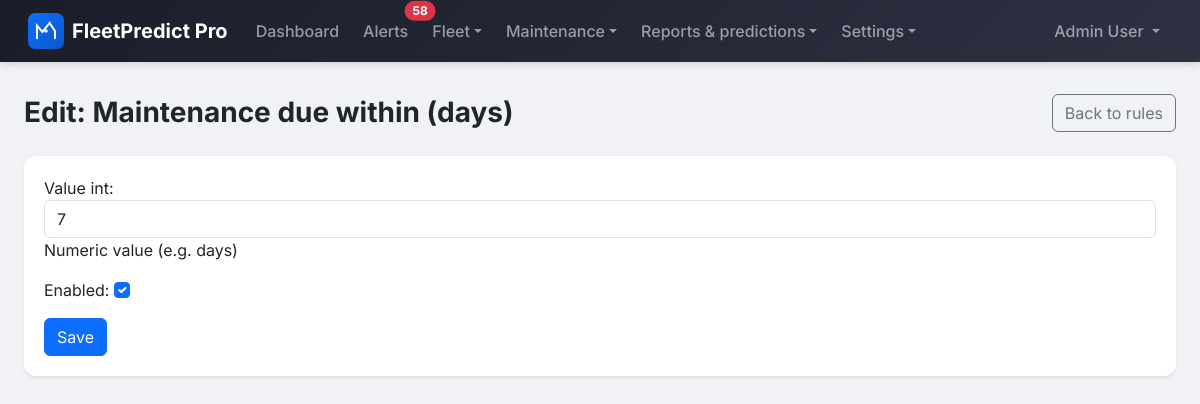
Page /alert-rules/1/edit/ (signed in) on the committed database.
### apps/users/models.py (models this page shows, shortened)
class User(AbstractBaseUser, PermissionsMixin):
    class Role(models.TextChoices):
        ADMINISTRATOR = 'administrator', 'Administrator'
        FLEET_MANAGER = 'fleet_manager', 'Fleet Manager'
        MECHANIC = 'mechanic', 'Mechanic'
        DRIVER = 'driver', 'Driver'
    email = models.EmailField(unique=True)
    first_name = models.CharField(max_length=150)
    last_name = models.CharField(max_length=150)
    role = models.CharField(
        max_length=20,
        choices=Role.choices,
        default=Role.DRIVER
    )
    is_active = models.BooleanField(default=True)
    is_staff = models.BooleanField(default=False)
    date_joined = models.DateTimeField(default=timezone.now)
    last_login = models.DateTimeField(null=True, blank=True)
    objects = UserManager()
    USERNAME_FIELD = 'email'
    REQUIRED_FIELDS = ['first_name', 'last_name']
    class Meta:
        verbose_name = 'User'
        verbose_name_plural = 'Users'
        ordering = ['-date_joined']
    def get_full_name(self):
        return f'{self.first_name} {self.last_name}'.strip()
    @property
    def is_driver(self):
        return self.role == self.Role.DRIVER
    def can_manage_vehicles(self):
        return self.role in [self.Role.ADMINISTRATOR, self.Role.FLEET_MANAGER]
    def can_manage_maintenance(self):
        return self.role in [
            self.Role.ADMINISTRATOR,
            self.Role.FLEET_MANAGER,
            self.Role.MECHANIC
        ]
    def can_view_reports(self):
        return self.role in [self.Role.ADMINISTRATOR, self.Role.FLEET_MANAGER]
    def can_manage_platform(self):
        return self.role == self.Role.ADMINISTRATOR

### apps/dashboard/models.py (models this page shows, shortened)
class AlertRule(models.Model):
    RULE_TYPES = [
        ('maintenance_due_days', 'Maintenance due within (days)'),
        ('maintenance_overdue', 'Maintenance overdue alert'),
    ]
    name = models.CharField(max_length=64, unique=True, choices=RULE_TYPES)
    value_int = models.IntegerField(
        default=7,
        help_text='Numeric value (e.g. days)',
        null=True,
        blank=True,
    )
    enabled = models.BooleanField(default=True)
    created_at = models.DateTimeField(auto_now_add=True)
    updated_at = models.DateTimeField(auto_now=True)
    class Meta:
        verbose_name = 'Alert Rule'
        verbose_name_plural = 'Alert Rules'
        ordering = ['name']

### apps/dashboard/views.py (the view, shortened to what this page needs)
# urls.py: path('alert-rules/<int:pk>/edit/', AlertRuleUpdateView.as_view(), name='alertrule_edit'),
class AlertRuleUpdateView(LoginRequiredMixin, UserPassesTestMixin, UpdateView):
    model = AlertRule
    form_class = AlertRuleForm
    template_name = 'dashboard/alertrule_form.html'
    context_object_name = 'rule'
    success_url = reverse_lazy('dashboard:alertrule_list')
    def test_func(self):
        return self.request.user.is_authenticated and self.request.user.can_manage_vehicles()

### apps/dashboard/views.py
class AlertRuleForm(forms.ModelForm):
    class Meta:
        model = AlertRule
        fields = ('value_int', 'enabled')
        widgets = {
            'value_int': forms.NumberInput(attrs={'class': 'form-control', 'min': 1, 'max': 365}),
            'enabled': forms.CheckboxInput(attrs={'class': 'form-check-input'}),
        }

### fleetpredict/context_processors.py (called while the page is built)
def alerts_unread_count(request):
    out = {'alerts_unread_count': 0}
    if not getattr(request, 'user', None) or not request.user.is_authenticated:
        return out
    user = request.user
    vehicle_ids = Vehicle.objects.filter(is_deleted=False)
    if user.is_driver:
        vehicle_ids = vehicle_ids.filter(assigned_driver=user)
    vehicle_ids = list(vehicle_ids.values_list('id', flat=True))
    if not vehicle_ids:
        return out
    out['alerts_unread_count'] = VehicleAlert.objects.filter(
        vehicle_id__in=vehicle_ids,
        read_at__isnull=True,
    ).count()
    return out

### templates/dashboard/alertrule_form.html (shortened to what this page needs)
{% extends "base.html" %}
{% block content %}
<div class="d-flex flex-wrap justify-content-between align-items-center gap-2 mb-4">
  <h2 class="page-title mb-0">Edit: {{ rule.get_name_display }}</h2>
  <a href="{% url 'dashboard:alertrule_list' %}" class="btn btn-outline-secondary">Back to rules</a>
</div>
<div class="card card-fp">
  <div class="card-body">
    <form method="post">
      {{ form.as_p }}
      <button type="submit" class="btn btn-primary">Save</button>
    </form>
  </div>
</div>
{% endblock %}

### templates/base.html (shortened to what this page needs)
{% load static %}
<!DOCTYPE html>
<html lang="en">
<head>
    <link href="https://cdn.jsdelivr.net/npm/bootstrap@5.3/dist/css/bootstrap.min.css" rel="stylesheet">
    <link rel="stylesheet" href="https://cdn.jsdelivr.net/npm/bootstrap-icons@1.11.3/font/bootstrap-icons.min.css">
    <link href="{% static 'css/styles.css' %}" rel="stylesheet">
</head>
<body>
    <nav class="navbar navbar-expand-lg navbar-dark navbar-fp">
        <div class="container-fluid">
            <a class="navbar-brand" href="{% url 'dashboard:index' %}">
                <img src="{% static 'img/logo.svg' %}" alt="" class="fp-logo"> <span>FleetPredict Pro</span>
            </a>
            <div class="collapse navbar-collapse" id="navbarNav">
                <ul class="navbar-nav me-auto">
                    {% if user.is_authenticated %}
                    <li class="nav-item">
                        <a class="nav-link {% if request.resolver_match.namespace == 'dashboard' and request.resolver_match.url_name == 'index' %}active{% endif %}" href="{% url 'dashboard:index' %}">Dashboard</a>
                    </li>
                    <li class="nav-item">
                        <a class="nav-link position-relative {% if request.resolver_match.url_name == 'alerts' %}active{% endif %}" href="{% url 'dashboard:alerts' %}">Alerts{% if alerts_unread_count %}<span class="position-absolute top-0 start-100 translate-middle badge rounded-pill bg-danger">{{ alerts_unread_count }}</span>{% endif %}</a>
                    </li>
                    {% if user.can_manage_vehicles %}
                    <li class="nav-item dropdown">
                        <a class="nav-link dropdown-toggle {% if request.resolver_match.namespace == 'vehicles' %}active{% endif %}" href="#" id="navFleet" role="button" data-bs-toggle="dropdown" aria-expanded="false">Fleet</a>
                    </li>
                    {% else %}
                    <li class="nav-item">
                        <a class="nav-link {% if request.resolver_match.namespace == 'vehicles' %}active{% endif %}" href="{% url 'vehicles:vehicle_list' %}">Vehicles</a>
                    </li>
                    {% endif %}
                    <li class="nav-item dropdown">
                        <a class="nav-link dropdown-toggle " href="#" id="navMaintenance" role="button" data-bs-toggle="dropdown" aria-expanded="false">Maintenance</a>
                    </li>
                    {% if user.can_view_reports %}
                    <li class="nav-item dropdown">
                        <a class="nav-link dropdown-toggle " href="#" id="navReports" role="button" data-bs-toggle="dropdown" aria-expanded="false">Reports &amp; predictions</a>
                    </li>
                    {% endif %}
                    {% if user.can_manage_vehicles or user.can_manage_platform %}
                    <li class="nav-item dropdown">
                        <a class="nav-link dropdown-toggle " href="#" id="navSettings" role="button" data-bs-toggle="dropdown" aria-expanded="false">Settings</a>
                    </li>
                    {% endif %}
                    {% endif %}
                </ul>
                <ul class="navbar-nav">
                    {% if user.is_authenticated %}
                    <li class="nav-item dropdown">
                        <a class="nav-link dropdown-toggle" href="#" id="userDropdown" role="button" data-bs-toggle="dropdown" aria-expanded="false">
                            {{ user.get_full_name|default:user.email }}
                        </a>
                    </li>
                    {% endif %}
                </ul>
            </div>
        </div>
    </nav>
    <main class="container-fluid" id="main-content">
        {% block content %}{% endblock %}
    </main>
</body>
</html>

### static/css/styles.css (style rules this page uses)
:root { --fp-primary: #0d6efd; --fp-primary-dark: #0a58ca; --fp-secondary: #6c757d; --fp-success: #198754; --fp-warning: #ffc107; --fp-danger: #dc3545; --fp-info: #0dcaf0; --fp-light: #f8f9fa; --fp-dark: #212529; --fp-body-bg: #f0f2f5; --fp-card-shadow: 0 0.125rem 0.25rem rgba(0, 0, 0, 0.075); --fp-card-shadow-hover: 0 0.5rem 1rem rgba(0, 0, 0, 0.1); --fp-navbar: linear-gradient(135deg, #1a1d29 0%, #2d3142 100%); --fp-radius: 0.5rem; --fp-radius-lg: 0.75rem; --fp-sidebar-width: 16rem; --fp-spacing-xs: 0.25rem; --fp-spacing-sm: 0.5rem; --fp-spacing-md: 1rem; --fp-spacing-lg: 1.5rem; --fp-spacing-xl: 2rem; --fp-text-xs: 0.75rem; --fp-text-sm: 0.875rem; --fp-text-base: 1rem; --fp-text-lg: 1.125rem; --fp-text-xl: 1.25rem; --fp-focus-ring: 0 0 0 0.2rem rgba(13, 110, 253, 0.4); }
* { box-sizing: border-box; }
body { background: var(--fp-body-bg); color: var(--fp-dark); font-family: "Inter", -apple-system, BlinkMacSystemFont, "Segoe UI", Roboto, sans-serif; min-height: 100vh; line-height: 1.5; }
.navbar-fp { background: var(--fp-navbar) !important; box-shadow: 0 2px 8px rgba(0, 0, 0, 0.15); padding: 0.5rem 1rem; }
.navbar-fp .navbar-brand { font-weight: 700; font-size: 1.25rem; display: flex; align-items: center; gap: 0.5rem; color: #fff !important; }
.navbar-fp .nav-link { font-weight: 500; padding: 0.5rem 0.75rem !important; border-radius: var(--fp-radius); transition: background 0.2s; }
.fp-logo { width: 36px; height: 36px; flex-shrink: 0; }
main.container-fluid { max-width: 1400px; margin-left: auto; margin-right: auto; padding: 1.5rem 1rem; }
@media (min-width: 768px) { main.container-fluid { padding: 2rem 1.5rem; } }
.card-fp { background: #fff; border: none; border-radius: var(--fp-radius-lg); box-shadow: var(--fp-card-shadow); transition: box-shadow 0.2s, transform 0.2s; overflow: hidden; }
.card-fp .card-body { padding: 1.25rem; }
.page-title { font-weight: 700; color: var(--fp-dark); margin-bottom: 1.5rem; font-size: 1.5rem; }
@media (min-width: 768px) { .page-title { font-size: 1.75rem; } }

### rows in the picture
User: get_full_name "Admin User"
AlertRule: name "Maintenance due within (days)", value_int "7", enabled "☑"

### other values in the picture
{{ alerts_unread_count }} "58"
